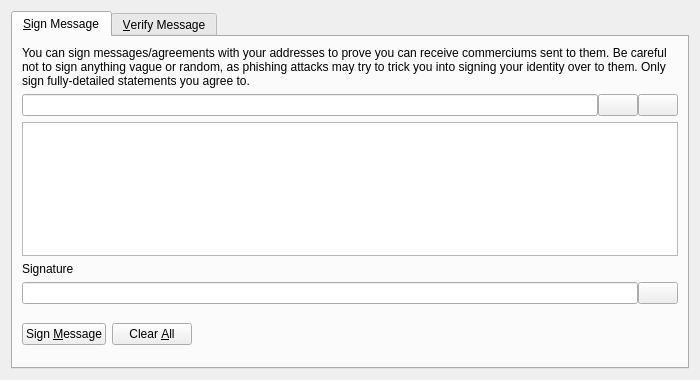
<?xml version="1.0" encoding="UTF-8"?>
<ui version="4.0">
 <class>SignVerifyMessageDialog</class>
 <widget class="QDialog" name="SignVerifyMessageDialog">
  <property name="geometry">
   <rect>
    <x>0</x>
    <y>0</y>
    <width>700</width>
    <height>380</height>
   </rect>
  </property>
  <property name="windowTitle">
   <string>Signatures - Sign / Verify a Message</string>
  </property>
  <property name="modal">
   <bool>true</bool>
  </property>
  <layout class="QVBoxLayout" name="verticalLayout">
   <item>
    <widget class="QTabWidget" name="tabWidget">
     <property name="currentIndex">
      <number>0</number>
     </property>
     <widget class="QWidget" name="tabSignMessage">
      <attribute name="title">
       <string>&amp;Sign Message</string>
      </attribute>
      <layout class="QVBoxLayout" name="verticalLayout_SM">
       <item>
        <widget class="QLabel" name="infoLabel_SM">
         <property name="text">
          <string>You can sign messages/agreements with your addresses to prove you can receive commerciums sent to them. Be careful not to sign anything vague or random, as phishing attacks may try to trick you into signing your identity over to them. Only sign fully-detailed statements you agree to.</string>
         </property>
         <property name="textFormat">
          <enum>Qt::PlainText</enum>
         </property>
         <property name="wordWrap">
          <bool>true</bool>
         </property>
        </widget>
       </item>
       <item>
        <layout class="QHBoxLayout" name="horizontalLayout_1_SM">
         <property name="spacing">
          <number>0</number>
         </property>
         <item>
          <widget class="QValidatedLineEdit" name="addressIn_SM">
           <property name="toolTip">
            <string>The Commercium address to sign the message with</string>
           </property>
          </widget>
         </item>
         <item>
          <widget class="QPushButton" name="addressBookButton_SM">
           <property name="toolTip">
            <string>Choose previously used address</string>
           </property>
           <property name="text">
            <string/>
           </property>
           <property name="icon">
            <iconset resource="../commercium.qrc">
             <normaloff>:/icons/address-book</normaloff>:/icons/address-book</iconset>
           </property>
           <property name="shortcut">
            <string>Alt+A</string>
           </property>
           <property name="autoDefault">
            <bool>false</bool>
           </property>
          </widget>
         </item>
         <item>
          <widget class="QPushButton" name="pasteButton_SM">
           <property name="toolTip">
            <string>Paste address from clipboard</string>
           </property>
           <property name="text">
            <string/>
           </property>
           <property name="icon">
            <iconset resource="../commercium.qrc">
             <normaloff>:/icons/editpaste</normaloff>:/icons/editpaste</iconset>
           </property>
           <property name="shortcut">
            <string>Alt+P</string>
           </property>
           <property name="autoDefault">
            <bool>false</bool>
           </property>
          </widget>
         </item>
        </layout>
       </item>
       <item>
        <widget class="QPlainTextEdit" name="messageIn_SM">
         <property name="toolTip">
          <string>Enter the message you want to sign here</string>
         </property>
        </widget>
       </item>
       <item>
        <widget class="QLabel" name="signatureLabel_SM">
         <property name="text">
          <string>Signature</string>
         </property>
         <property name="textFormat">
          <enum>Qt::PlainText</enum>
         </property>
        </widget>
       </item>
       <item>
        <layout class="QHBoxLayout" name="horizontalLayout_2_SM">
         <property name="spacing">
          <number>0</number>
         </property>
         <item>
          <widget class="QLineEdit" name="signatureOut_SM">
           <property name="font">
            <font>
             <italic>true</italic>
            </font>
           </property>
           <property name="readOnly">
            <bool>true</bool>
           </property>
          </widget>
         </item>
         <item>
          <widget class="QPushButton" name="copySignatureButton_SM">
           <property name="toolTip">
            <string>Copy the current signature to the system clipboard</string>
           </property>
           <property name="text">
            <string/>
           </property>
           <property name="icon">
            <iconset resource="../commercium.qrc">
             <normaloff>:/icons/editcopy</normaloff>:/icons/editcopy</iconset>
           </property>
           <property name="autoDefault">
            <bool>false</bool>
           </property>
          </widget>
         </item>
        </layout>
       </item>
       <item>
        <layout class="QHBoxLayout" name="horizontalLayout_3_SM">
         <item>
          <widget class="QPushButton" name="signMessageButton_SM">
           <property name="toolTip">
            <string>Sign the message to prove you own this Commercium address</string>
           </property>
           <property name="text">
            <string>Sign &amp;Message</string>
           </property>
           <property name="icon">
            <iconset resource="../commercium.qrc">
             <normaloff>:/icons/edit</normaloff>:/icons/edit</iconset>
           </property>
           <property name="autoDefault">
            <bool>false</bool>
           </property>
          </widget>
         </item>
         <item>
          <widget class="QPushButton" name="clearButton_SM">
           <property name="toolTip">
            <string>Reset all sign message fields</string>
           </property>
           <property name="text">
            <string>Clear &amp;All</string>
           </property>
           <property name="icon">
            <iconset resource="../commercium.qrc">
             <normaloff>:/icons/remove</normaloff>:/icons/remove</iconset>
           </property>
           <property name="autoDefault">
            <bool>false</bool>
           </property>
          </widget>
         </item>
         <item>
          <spacer name="horizontalSpacer_1_SM">
           <property name="orientation">
            <enum>Qt::Horizontal</enum>
           </property>
           <property name="sizeHint" stdset="0">
            <size>
             <width>40</width>
             <height>48</height>
            </size>
           </property>
          </spacer>
         </item>
         <item>
          <widget class="QLabel" name="statusLabel_SM">
           <property name="font">
            <font>
             <weight>75</weight>
             <bold>true</bold>
            </font>
           </property>
           <property name="text">
            <string/>
           </property>
           <property name="wordWrap">
            <bool>true</bool>
           </property>
          </widget>
         </item>
         <item>
          <spacer name="horizontalSpacer_2_SM">
           <property name="orientation">
            <enum>Qt::Horizontal</enum>
           </property>
           <property name="sizeHint" stdset="0">
            <size>
             <width>40</width>
             <height>48</height>
            </size>
           </property>
          </spacer>
         </item>
        </layout>
       </item>
      </layout>
     </widget>
     <widget class="QWidget" name="tabVerifyMessage">
      <attribute name="title">
       <string>&amp;Verify Message</string>
      </attribute>
      <layout class="QVBoxLayout" name="verticalLayout_VM">
       <item>
        <widget class="QLabel" name="infoLabel_VM">
         <property name="text">
          <string>Enter the receiver's address, message (ensure you copy line breaks, spaces, tabs, etc. exactly) and signature below to verify the message. Be careful not to read more into the signature than what is in the signed message itself, to avoid being tricked by a man-in-the-middle attack. Note that this only proves the signing party receives with the address, it cannot prove sendership of any transaction!</string>
         </property>
         <property name="textFormat">
          <enum>Qt::PlainText</enum>
         </property>
         <property name="alignment">
          <set>Qt::AlignLeading|Qt::AlignLeft|Qt::AlignTop</set>
         </property>
         <property name="wordWrap">
          <bool>true</bool>
         </property>
        </widget>
       </item>
       <item>
        <layout class="QHBoxLayout" name="horizontalLayout_1_VM">
         <property name="spacing">
          <number>0</number>
         </property>
         <item>
          <widget class="QValidatedLineEdit" name="addressIn_VM">
           <property name="toolTip">
            <string>The Commercium address the message was signed with</string>
           </property>
          </widget>
         </item>
         <item>
          <widget class="QPushButton" name="addressBookButton_VM">
           <property name="toolTip">
            <string>Choose previously used address</string>
           </property>
           <property name="text">
            <string/>
           </property>
           <property name="icon">
            <iconset resource="../commercium.qrc">
             <normaloff>:/icons/address-book</normaloff>:/icons/address-book</iconset>
           </property>
           <property name="shortcut">
            <string>Alt+A</string>
           </property>
           <property name="autoDefault">
            <bool>false</bool>
           </property>
          </widget>
         </item>
        </layout>
       </item>
       <item>
        <widget class="QPlainTextEdit" name="messageIn_VM"/>
       </item>
       <item>
        <widget class="QValidatedLineEdit" name="signatureIn_VM"/>
       </item>
       <item>
        <layout class="QHBoxLayout" name="horizontalLayout_2_VM">
         <item>
          <widget class="QPushButton" name="verifyMessageButton_VM">
           <property name="toolTip">
            <string>Verify the message to ensure it was signed with the specified Commercium address</string>
           </property>
           <property name="text">
            <string>Verify &amp;Message</string>
           </property>
           <property name="icon">
            <iconset resource="../commercium.qrc">
             <normaloff>:/icons/transaction_0</normaloff>:/icons/transaction_0</iconset>
           </property>
           <property name="autoDefault">
            <bool>false</bool>
           </property>
          </widget>
         </item>
         <item>
          <widget class="QPushButton" name="clearButton_VM">
           <property name="toolTip">
            <string>Reset all verify message fields</string>
           </property>
           <property name="text">
            <string>Clear &amp;All</string>
           </property>
           <property name="icon">
            <iconset resource="../commercium.qrc">
             <normaloff>:/icons/remove</normaloff>:/icons/remove</iconset>
           </property>
           <property name="autoDefault">
            <bool>false</bool>
           </property>
          </widget>
         </item>
         <item>
          <spacer name="horizontalSpacer_1_VM">
           <property name="orientation">
            <enum>Qt::Horizontal</enum>
           </property>
           <property name="sizeHint" stdset="0">
            <size>
             <width>40</width>
             <height>48</height>
            </size>
           </property>
          </spacer>
         </item>
         <item>
          <widget class="QLabel" name="statusLabel_VM">
           <property name="font">
            <font>
             <weight>75</weight>
             <bold>true</bold>
            </font>
           </property>
           <property name="text">
            <string/>
           </property>
           <property name="wordWrap">
            <bool>true</bool>
           </property>
          </widget>
         </item>
         <item>
          <spacer name="horizontalSpacer_2_VM">
           <property name="orientation">
            <enum>Qt::Horizontal</enum>
           </property>
           <property name="sizeHint" stdset="0">
            <size>
             <width>40</width>
             <height>48</height>
            </size>
           </property>
          </spacer>
         </item>
        </layout>
       </item>
      </layout>
     </widget>
    </widget>
   </item>
  </layout>
 </widget>
 <customwidgets>
  <customwidget>
   <class>QValidatedLineEdit</class>
   <extends>QLineEdit</extends>
   <header>qvalidatedlineedit.h</header>
  </customwidget>
 </customwidgets>
 <resources>
  <include location="../commercium.qrc"/>
 </resources>
 <connections/>
</ui>
